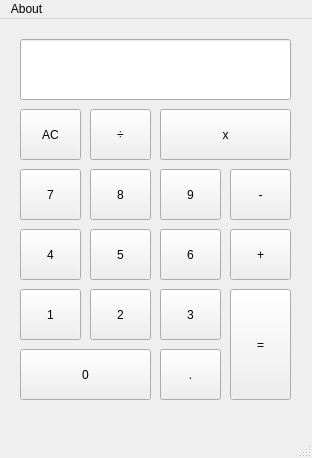
<?xml version="1.0" encoding="UTF-8"?>
<ui version="4.0">
 <class>MainWindow</class>
 <widget class="QMainWindow" name="MainWindow">
  <property name="geometry">
   <rect>
    <x>0</x>
    <y>0</y>
    <width>312</width>
    <height>458</height>
   </rect>
  </property>
  <property name="windowTitle">
   <string>MainWindow</string>
  </property>
  <widget class="QWidget" name="centralwidget">
   <widget class="QPushButton" name="pushButton_7">
    <property name="geometry">
     <rect>
      <x>20</x>
      <y>150</y>
      <width>61</width>
      <height>51</height>
     </rect>
    </property>
    <property name="text">
     <string>7</string>
    </property>
   </widget>
   <widget class="QPushButton" name="pushButton_8">
    <property name="geometry">
     <rect>
      <x>90</x>
      <y>150</y>
      <width>61</width>
      <height>51</height>
     </rect>
    </property>
    <property name="text">
     <string>8</string>
    </property>
   </widget>
   <widget class="QPushButton" name="pushButton_9">
    <property name="geometry">
     <rect>
      <x>160</x>
      <y>150</y>
      <width>61</width>
      <height>51</height>
     </rect>
    </property>
    <property name="text">
     <string>9</string>
    </property>
   </widget>
   <widget class="QPushButton" name="pushButton_sub">
    <property name="geometry">
     <rect>
      <x>230</x>
      <y>150</y>
      <width>61</width>
      <height>51</height>
     </rect>
    </property>
    <property name="text">
     <string>-</string>
    </property>
   </widget>
   <widget class="QPushButton" name="pushButton_4">
    <property name="geometry">
     <rect>
      <x>20</x>
      <y>210</y>
      <width>61</width>
      <height>51</height>
     </rect>
    </property>
    <property name="text">
     <string>4</string>
    </property>
   </widget>
   <widget class="QPushButton" name="pushButton_5">
    <property name="geometry">
     <rect>
      <x>90</x>
      <y>210</y>
      <width>61</width>
      <height>51</height>
     </rect>
    </property>
    <property name="text">
     <string>5</string>
    </property>
   </widget>
   <widget class="QPushButton" name="pushButton_6">
    <property name="geometry">
     <rect>
      <x>160</x>
      <y>210</y>
      <width>61</width>
      <height>51</height>
     </rect>
    </property>
    <property name="text">
     <string>6</string>
    </property>
   </widget>
   <widget class="QPushButton" name="pushButton_add">
    <property name="geometry">
     <rect>
      <x>230</x>
      <y>210</y>
      <width>61</width>
      <height>51</height>
     </rect>
    </property>
    <property name="text">
     <string>+</string>
    </property>
   </widget>
   <widget class="QPushButton" name="pushButton_1">
    <property name="geometry">
     <rect>
      <x>20</x>
      <y>270</y>
      <width>61</width>
      <height>51</height>
     </rect>
    </property>
    <property name="text">
     <string>1</string>
    </property>
   </widget>
   <widget class="QPushButton" name="pushButton_2">
    <property name="geometry">
     <rect>
      <x>90</x>
      <y>270</y>
      <width>61</width>
      <height>51</height>
     </rect>
    </property>
    <property name="text">
     <string>2</string>
    </property>
   </widget>
   <widget class="QPushButton" name="pushButton_3">
    <property name="geometry">
     <rect>
      <x>160</x>
      <y>270</y>
      <width>61</width>
      <height>51</height>
     </rect>
    </property>
    <property name="text">
     <string>3</string>
    </property>
   </widget>
   <widget class="QPushButton" name="pushButton_equal">
    <property name="geometry">
     <rect>
      <x>230</x>
      <y>270</y>
      <width>61</width>
      <height>111</height>
     </rect>
    </property>
    <property name="text">
     <string>=</string>
    </property>
   </widget>
   <widget class="QPushButton" name="pushButton_0">
    <property name="geometry">
     <rect>
      <x>20</x>
      <y>330</y>
      <width>131</width>
      <height>51</height>
     </rect>
    </property>
    <property name="text">
     <string>0</string>
    </property>
   </widget>
   <widget class="QPushButton" name="pushButton_dot">
    <property name="geometry">
     <rect>
      <x>160</x>
      <y>330</y>
      <width>61</width>
      <height>51</height>
     </rect>
    </property>
    <property name="text">
     <string>.</string>
    </property>
   </widget>
   <widget class="QPushButton" name="pushButton_mult">
    <property name="geometry">
     <rect>
      <x>160</x>
      <y>90</y>
      <width>131</width>
      <height>51</height>
     </rect>
    </property>
    <property name="text">
     <string>x</string>
    </property>
   </widget>
   <widget class="QPushButton" name="pushButton_divi">
    <property name="geometry">
     <rect>
      <x>90</x>
      <y>90</y>
      <width>61</width>
      <height>51</height>
     </rect>
    </property>
    <property name="text">
     <string>÷</string>
    </property>
   </widget>
   <widget class="QPushButton" name="pushButton_AC">
    <property name="geometry">
     <rect>
      <x>20</x>
      <y>90</y>
      <width>61</width>
      <height>51</height>
     </rect>
    </property>
    <property name="text">
     <string>AC</string>
    </property>
   </widget>
   <widget class="QLineEdit" name="lineEdit">
    <property name="geometry">
     <rect>
      <x>20</x>
      <y>20</y>
      <width>271</width>
      <height>61</height>
     </rect>
    </property>
   </widget>
  </widget>
  <widget class="QStatusBar" name="statusbar"/>
  <widget class="QMenuBar" name="menubar">
   <property name="geometry">
    <rect>
     <x>0</x>
     <y>0</y>
     <width>312</width>
     <height>25</height>
    </rect>
   </property>
   <widget class="QMenu" name="menuabout">
    <property name="title">
     <string>About</string>
    </property>
    <addaction name="actionWhat_is_XCalc"/>
   </widget>
   <addaction name="menuabout"/>
  </widget>
  <action name="actionWhat_is_XCalc">
   <property name="text">
    <string>What is XCalc ?</string>
   </property>
  </action>
 </widget>
 <resources/>
 <connections/>
</ui>
